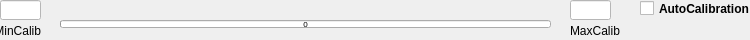
<?xml version="1.0" encoding="UTF-8"?>
<ui version="4.0">
 <class>OSHaxiswca</class>
 <widget class="QWidget" name="OSHaxiswca">
  <property name="geometry">
   <rect>
    <x>0</x>
    <y>0</y>
    <width>750</width>
    <height>40</height>
   </rect>
  </property>
  <property name="windowTitle">
   <string>Form</string>
  </property>
  <widget class="QProgressBar" name="AxisValue">
   <property name="geometry">
    <rect>
     <x>60</x>
     <y>20</y>
     <width>491</width>
     <height>8</height>
    </rect>
   </property>
   <property name="font">
    <font>
     <pointsize>6</pointsize>
    </font>
   </property>
   <property name="maximum">
    <number>4095</number>
   </property>
   <property name="value">
    <number>0</number>
   </property>
   <property name="alignment">
    <set>Qt::AlignCenter</set>
   </property>
   <property name="textVisible">
    <bool>true</bool>
   </property>
   <property name="format">
    <string>%v</string>
   </property>
  </widget>
  <widget class="QLineEdit" name="lineEdit_MinCalib">
   <property name="geometry">
    <rect>
     <x>0</x>
     <y>0</y>
     <width>41</width>
     <height>20</height>
    </rect>
   </property>
   <property name="styleSheet">
    <string notr="true">background-color: rgb(255, 255, 255);</string>
   </property>
   <property name="inputMask">
    <string>9999</string>
   </property>
  </widget>
  <widget class="QLineEdit" name="lineEdit_MaxCalib">
   <property name="geometry">
    <rect>
     <x>570</x>
     <y>0</y>
     <width>41</width>
     <height>20</height>
    </rect>
   </property>
   <property name="styleSheet">
    <string notr="true">background-color: rgb(255, 255, 255);</string>
   </property>
   <property name="inputMask">
    <string>9999</string>
   </property>
  </widget>
  <widget class="QLabel" name="label_MinCalib">
   <property name="geometry">
    <rect>
     <x>0</x>
     <y>20</y>
     <width>41</width>
     <height>21</height>
    </rect>
   </property>
   <property name="layoutDirection">
    <enum>Qt::LeftToRight</enum>
   </property>
   <property name="text">
    <string>MinCalib</string>
   </property>
   <property name="alignment">
    <set>Qt::AlignRight|Qt::AlignTrailing|Qt::AlignVCenter</set>
   </property>
   <property name="wordWrap">
    <bool>true</bool>
   </property>
  </widget>
  <widget class="QLabel" name="label_MaxCalib">
   <property name="geometry">
    <rect>
     <x>570</x>
     <y>20</y>
     <width>71</width>
     <height>21</height>
    </rect>
   </property>
   <property name="text">
    <string>MaxCalib</string>
   </property>
   <property name="wordWrap">
    <bool>true</bool>
   </property>
  </widget>
  <widget class="QCheckBox" name="checkBox_AutoCalib">
   <property name="geometry">
    <rect>
     <x>640</x>
     <y>0</y>
     <width>111</width>
     <height>17</height>
    </rect>
   </property>
   <property name="font">
    <font>
     <weight>75</weight>
     <bold>true</bold>
    </font>
   </property>
   <property name="text">
    <string>AutoCalibration</string>
   </property>
  </widget>
 </widget>
 <resources/>
 <connections/>
</ui>
